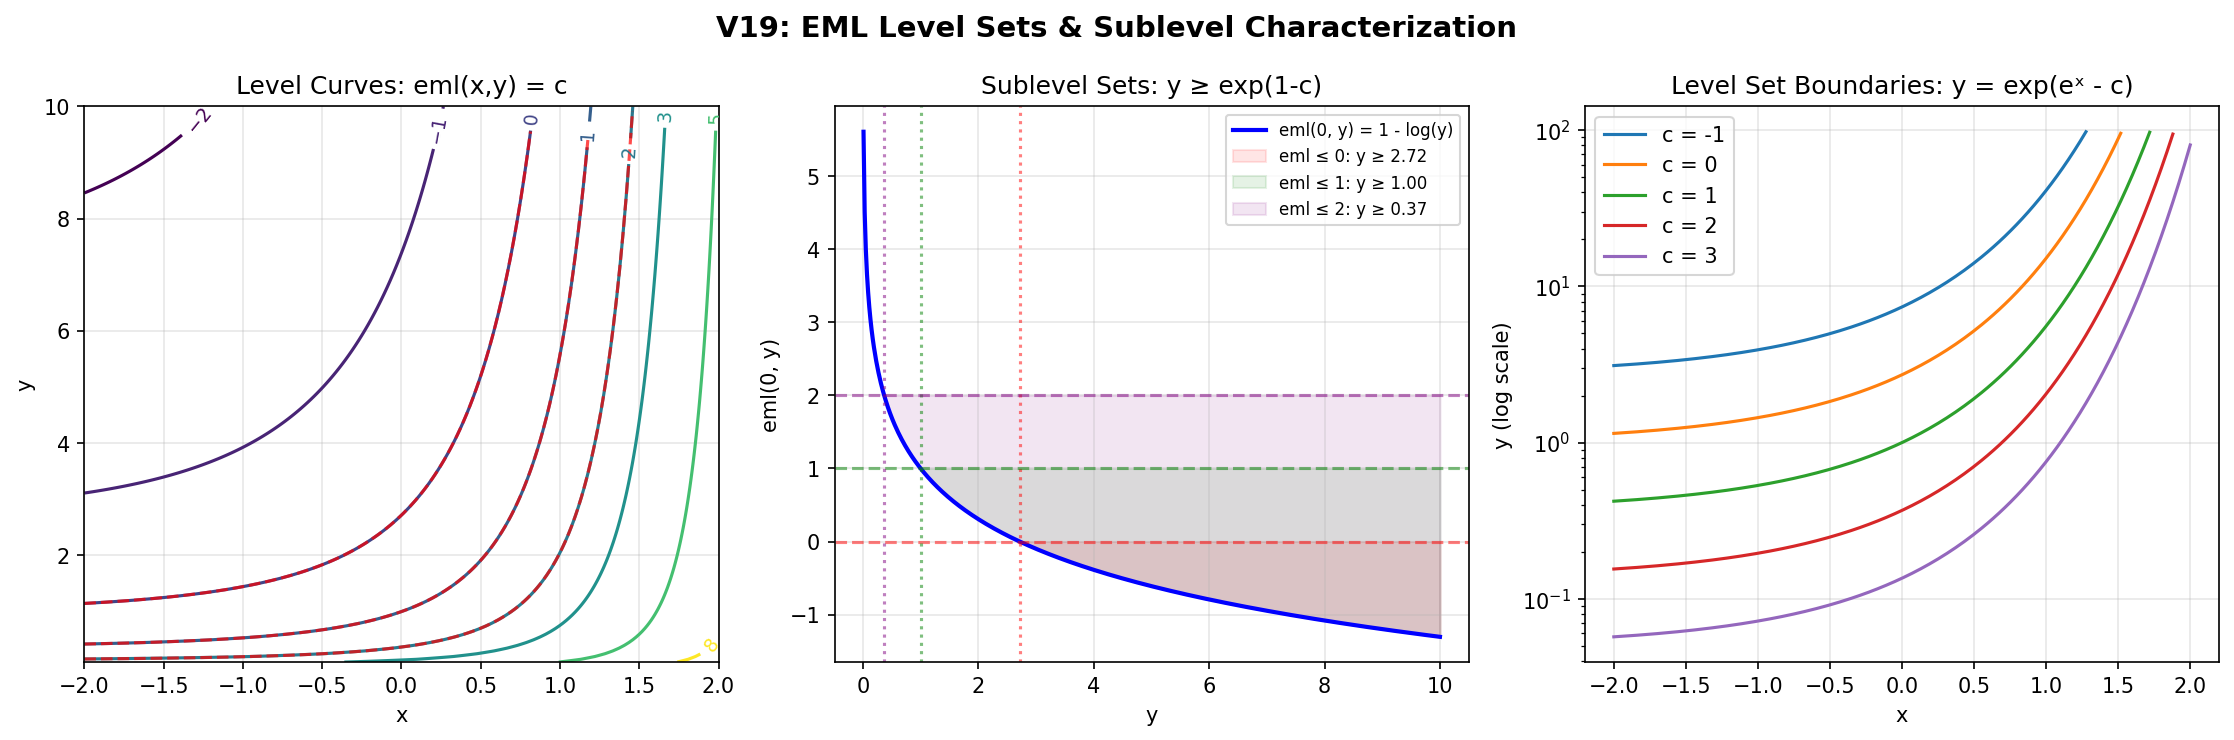

Here is the Python script that generated this plot:
"""
Demo 6: EML Level Sets and Sublevel Characterization

V19 proves:
- Level set {y : eml(x,y) = c} is the singleton y = exp(exp(x) - c)
- Sublevel set {y > 0 : eml(x,y) ≤ c} = [exp(exp(x)-c), ∞)
- eml(x,y) ≤ c iff exp(exp(x)-c) ≤ y

This reveals the "exponential-of-exponential" structure in EML's geometry.
"""

import numpy as np
import matplotlib.pyplot as plt

def eml(x, y):
    return np.exp(x) - np.log(y)

fig, axes = plt.subplots(1, 3, figsize=(15, 5))

# Plot 1: Level curves of eml in (x, y) plane
ax = axes[0]
x = np.linspace(-2, 2, 200)
y = np.linspace(0.1, 10, 200)
X, Y = np.meshgrid(x, y)
Z = eml(X, Y)
levels = [-2, -1, 0, 1, 2, 3, 5, 8]
c = ax.contour(X, Y, Z, levels=levels, cmap='viridis')
ax.clabel(c, inline=True, fontsize=9)
# Overlay the level curve formula y = exp(exp(x) - c)
for c_val in [0, 1, 2]:
    x_curve = np.linspace(-2, 2, 200)
    y_curve = np.exp(np.exp(x_curve) - c_val)
    mask = y_curve < 10
    ax.plot(x_curve[mask], y_curve[mask], 'r--', alpha=0.7)
ax.set_xlabel('x')
ax.set_ylabel('y')
ax.set_title('Level Curves: eml(x,y) = c')
ax.grid(True, alpha=0.3)

# Plot 2: Sublevel sets for fixed x
ax = axes[1]
x_fixed = 0  # eml(0, y) = 1 - log(y)
y = np.linspace(0.01, 10, 500)
eml_vals = eml(x_fixed, y)
ax.plot(y, eml_vals, 'b-', linewidth=2, label='eml(0, y) = 1 - log(y)')
for c_val, color in [(0, 'red'), (1, 'green'), (2, 'purple')]:
    y_boundary = np.exp(np.exp(x_fixed) - c_val)
    ax.axhline(y=c_val, color=color, linestyle='--', alpha=0.5)
    ax.axvline(x=y_boundary, color=color, linestyle=':', alpha=0.5)
    ax.fill_between(y, c_val, eml_vals, where=eml_vals<=c_val,
                    alpha=0.1, color=color, label=f'eml ≤ {c_val}: y ≥ {y_boundary:.2f}')
ax.set_xlabel('y')
ax.set_ylabel('eml(0, y)')
ax.set_title('Sublevel Sets: y ≥ exp(1-c)')
ax.legend(fontsize=8)
ax.grid(True, alpha=0.3)

# Plot 3: Level set boundary y = exp(exp(x) - c) for various c
ax = axes[2]
x = np.linspace(-2, 2, 200)
for c_val in [-1, 0, 1, 2, 3]:
    y_boundary = np.exp(np.exp(x) - c_val)
    mask = y_boundary < 100
    ax.semilogy(x[mask], y_boundary[mask], label=f'c = {c_val}')
ax.set_xlabel('x')
ax.set_ylabel('y (log scale)')
ax.set_title('Level Set Boundaries: y = exp(eˣ - c)')
ax.legend()
ax.grid(True, alpha=0.3)

plt.suptitle('V19: EML Level Sets & Sublevel Characterization', fontsize=14, fontweight='bold')
plt.tight_layout()
plt.savefig('demo6_level_sets.png', dpi=150, bbox_inches='tight')
plt.close()
print("Demo 6 saved: demo6_level_sets.png")
